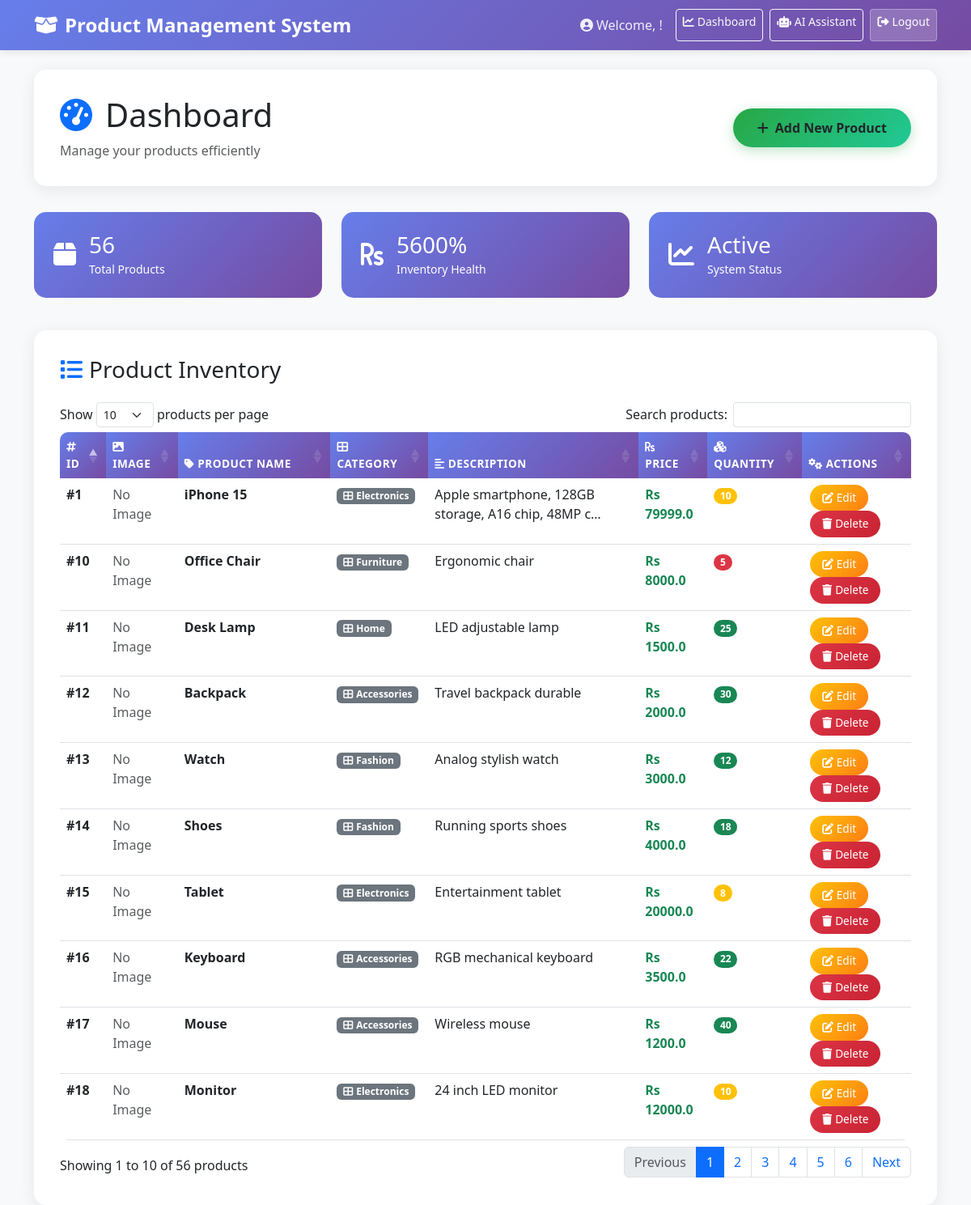
/display/, run on an earlier commit of the app's database.
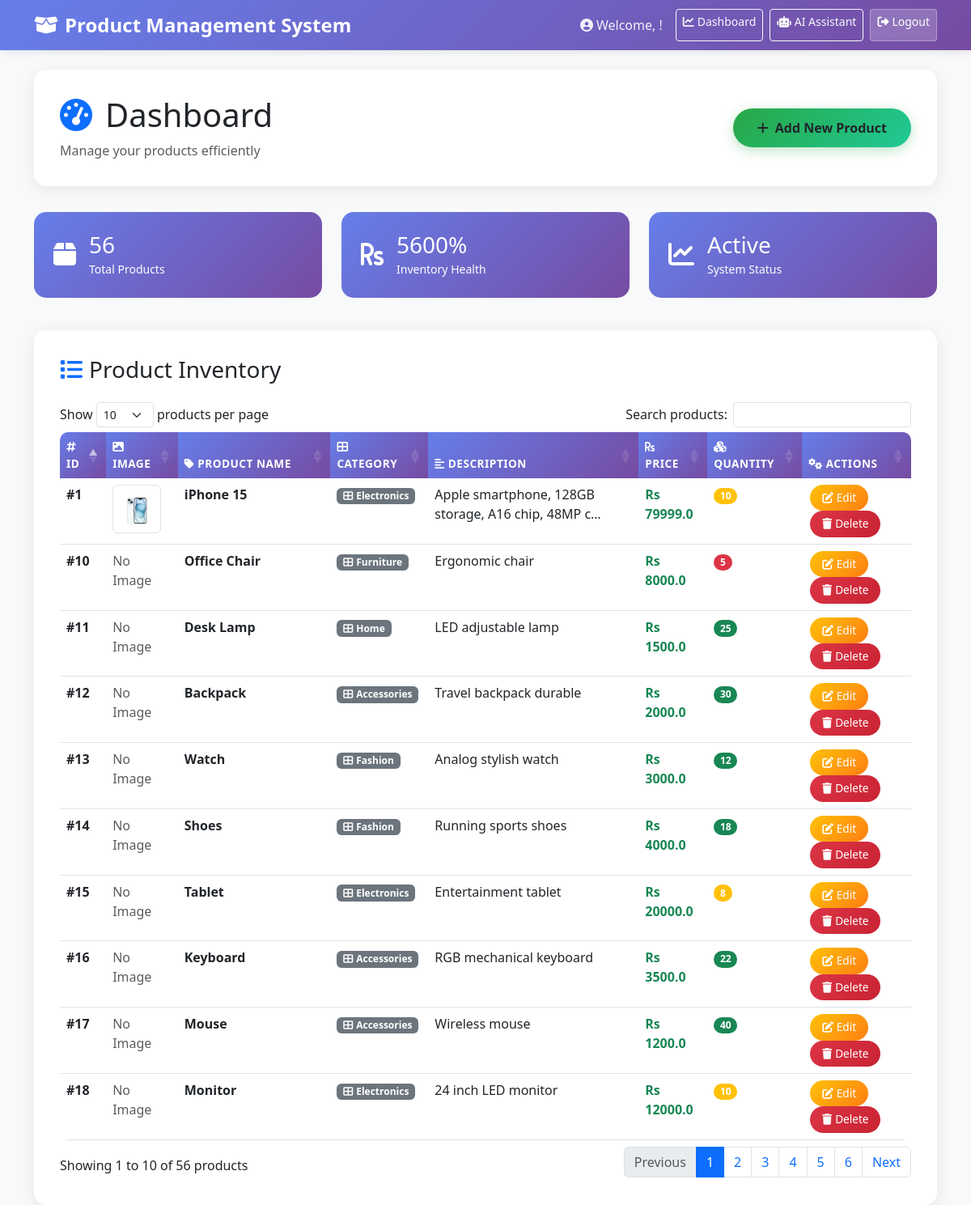
And on a later commit of the database.
### prod_app/models.py (models this page shows, shortened)
class Product(models.Model):
    CATEGORY_CHOICES = [
        ('electronics', 'Electronics'),
        ('clothing', 'Clothing'),
        ('books', 'Books'),
        ('home', 'Home & Kitchen'),
        ('sports', 'Sports & Fitness'),
        ('beauty', 'Beauty & Personal Care'),
        ('toys', 'Toys & Games'),
        ('automotive', 'Automotive'),
        ('other', 'Other'),
    ]
    name = models.CharField(max_length=100)
    description = models.TextField()
    price = models.FloatField()
    quantity = models.IntegerField()
    category = models.CharField(max_length=50, choices=CATEGORY_CHOICES, default='other')
    image = models.ImageField(upload_to='product_images/', blank=True, null=True)
    created_at = models.DateTimeField(auto_now_add=True)
    updated_at = models.DateTimeField(auto_now=True)

### prod_app/views.py (the view)
# urls.py: path('display/', views.get_All_products, name='display'),
def get_All_products(request):
    db = Product.objects.all()
    context = {"data" : db}
    return render(request ,"prod_app/display.html",context)

### prod_app/templates/prod_app/display.html (shortened to what this page needs)
<!DOCTYPE html>
<html lang="en">
<head>
    <link href="https://cdn.jsdelivr.net/npm/bootstrap@5.3.0/dist/css/bootstrap.min.css" rel="stylesheet">
    <link href="https://cdnjs.cloudflare.com/ajax/libs/font-awesome/6.4.0/css/all.min.css" rel="stylesheet">
    <link href="https://cdn.datatables.net/1.13.4/css/dataTables.bootstrap5.min.css" rel="stylesheet">
</head>
<body>
    <nav class="navbar navbar-expand-lg navbar-custom">
        <div class="container">
            <a class="navbar-brand text-white" href="#">
                <i class="fas fa-box-open me-2"></i>Product Management System
            </a>
            <div class="navbar-nav ms-auto">
                <span class="navbar-text welcome-text me-3">
                    <i class="fas fa-user-circle me-1"></i>Welcome, {{ user.username }}!
                </span>
                <a href="{% url 'dashboard' %}" class="btn btn-outline-light btn-sm me-2">
                    <i class="fas fa-chart-line me-1"></i>Dashboard
                </a>
                <a href="{% url 'chatbot' %}" class="btn btn-outline-light btn-sm me-2">
                    <i class="fas fa-robot me-1"></i>AI Assistant
                </a>
                <a href="{% url 'logout' %}" class="btn btn-logout btn-sm">
                    <i class="fas fa-sign-out-alt me-1"></i>Logout
                </a>
            </div>
        </div>
    </nav>
    <div class="container mt-4">
        <div class="dashboard-header">
            <div class="row align-items-center">
                <div class="col-md-8">
                    <h1 class="mb-0">
                        <i class="fas fa-tachometer-alt text-primary me-3"></i>Dashboard
                    </h1>
                    <p class="text-muted mb-0 mt-2">Manage your products efficiently</p>
                </div>
                <div class="col-md-4 text-end">
                    <a href="{% url 'add_product' %}" class="btn btn-add-product">
                        <i class="fas fa-plus me-2"></i>Add New Product
                    </a>
                </div>
            </div>
        </div>
        <div class="row mb-4">
            <div class="col-md-4">
                <div class="stats-card">
                    <div class="d-flex align-items-center">
                        <div class="me-3">
                            <i class="fas fa-box fa-2x"></i>
                        </div>
                        <div>
                            <h3 class="mb-0">{{ data|length }}</h3>
                            <small>Total Products</small>
                        </div>
                    </div>
                </div>
            </div>
            <div class="col-md-4">
                <div class="stats-card">
                    <div class="d-flex align-items-center">
                        <div class="me-3">
                            <i class="fas fa-rupee-sign fa-2x"></i>
                        </div>
                        <div>
                            <h3 class="mb-0">{% widthratio data|length 1 100 %}%</h3>
                            <small>Inventory Health</small>
                        </div>
                    </div>
                </div>
            </div>
            <div class="col-md-4">
                <div class="stats-card">
                    <div class="d-flex align-items-center">
                        <div class="me-3">
                            <i class="fas fa-chart-line fa-2x"></i>
                        </div>
                        <div>
                            <h3 class="mb-0">Active</h3>
                            <small>System Status</small>
                        </div>
                    </div>
                </div>
            </div>
        </div>
        <div class="table-container">
            <h3 class="mb-4">
                <i class="fas fa-list text-primary me-2"></i>Product Inventory
            </h3>
            {% if data %}
                <div class="table-responsive">
                    <table class="table table-hover" id="productsTable">
                        <thead>
                            <tr>
                                <th><i class="fas fa-hashtag me-1"></i>ID</th>
                                <th><i class="fas fa-image me-1"></i>Image</th>
                                <th><i class="fas fa-tag me-1"></i>Product Name</th>
                                <th><i class="fas fa-th-large me-1"></i>Category</th>
                                <th><i class="fas fa-align-left me-1"></i>Description</th>
                                <th><i class="fas fa-rupee-sign me-1"></i>Price</th>
                                <th><i class="fas fa-cubes me-1"></i>Quantity</th>
                                <th><i class="fas fa-cogs me-1"></i>Actions</th>
                            </tr>
                        </thead>
                        <tbody>
                            {% for s in data %}
                            <tr>
                                <td class="fw-bold">#{{ s.id }}</td>
                                <td>
                                    {% if s.image %}
                                        <img src="{{ s.image.url }}" alt="Product Image" class="img-thumbnail" style="max-width: 60px;">
                                    {% else %}
                                        <span class="text-muted">No Image</span>
                                    {% endif %}
                                </td>
                                <td class="fw-semibold">{{ s.name }}</td>
                                <td>
                                    <span class="badge bg-secondary">
                                        <i class="fas fa-th-large me-1"></i>{{ s.get_category_display }}
                                    </span>
                                </td>
                                <td>{{ s.description|truncatechars:50 }}</td>
                                <td class="text-success fw-bold">Rs {{ s.price }}</td>
                                <td>
                                    <span class="badge bg-{% if s.quantity > 10 %}success{% elif s.quantity > 5 %}warning{% else %}danger{% endif %} rounded-pill">
                                        {{ s.quantity }}
                                    </span>
                                </td>
                                <td>
                                    <a href="{% url 'update_product' s.id %}" class="btn btn-action btn-edit btn-sm">
                                        <i class="fas fa-edit me-1"></i>Edit
                                    </a>
                                    <a href="{% url 'delete_product' s.id %}" class="btn btn-action btn-delete btn-sm">
                                        <i class="fas fa-trash me-1"></i>Delete
                                    </a>
                                </td>
                            </tr>
                            {% endfor %}
                        </tbody>
                    </table>
                </div>
            {% endif %}
        </div>
    </div>
</body>
</html>

### prod_app/templates/prod_app/display.html (style rules this page uses)
body { background-color: #f8f9fa; }
.navbar-custom { background: linear-gradient(135deg, #667eea 0%, #764ba2 100%); box-shadow: 0 2px 10px rgba(0, 0, 0, 0.1); }
.navbar-brand { font-weight: 700; font-size: 1.5rem; }
.welcome-text { color: rgba(255, 255, 255, 0.9); font-weight: 500; }
.btn-logout { background: rgba(255, 255, 255, 0.2); border: 1px solid rgba(255, 255, 255, 0.3); color: white; transition: all 0.3s ease; }
.dashboard-header { background: white; border-radius: 15px; box-shadow: 0 4px 20px rgba(0, 0, 0, 0.08); padding: 2rem; margin-bottom: 2rem; }
.stats-card { background: linear-gradient(135deg, #667eea 0%, #764ba2 100%); color: white; border-radius: 15px; padding: 1.5rem; margin-bottom: 1rem; border: none; }
.btn-add-product { background: linear-gradient(135deg, #28a745 0%, #20c997 100%); border: none; border-radius: 25px; padding: 12px 30px; font-weight: 600; box-shadow: 0 4px 15px rgba(40, 167, 69, 0.3); transition: all 0.3s ease; }
.table-container { background: white; border-radius: 15px; box-shadow: 0 4px 20px rgba(0, 0, 0, 0.08); padding: 2rem; overflow-x: auto; }
.table { border-radius: 10px; overflow: hidden; }
.table thead th { background: linear-gradient(135deg, #667eea 0%, #764ba2 100%); color: white; border: none; font-weight: 600; text-transform: uppercase; font-size: 0.85rem; letter-spacing: 0.5px; }
.btn-action { border-radius: 20px; padding: 6px 15px; font-size: 0.85rem; font-weight: 500; margin: 0 2px; transition: all 0.3s ease; }
.btn-edit { background: linear-gradient(135deg, #ffc107 0%, #fd7e14 100%); border: none; color: white; }
.btn-delete { background: linear-gradient(135deg, #dc3545 0%, #c82333 100%); border: none; color: white; }

What changed in the data, as far as the page shows it:
changed Product "iPhone 15": image: picture added; no longer shows "No Image"
